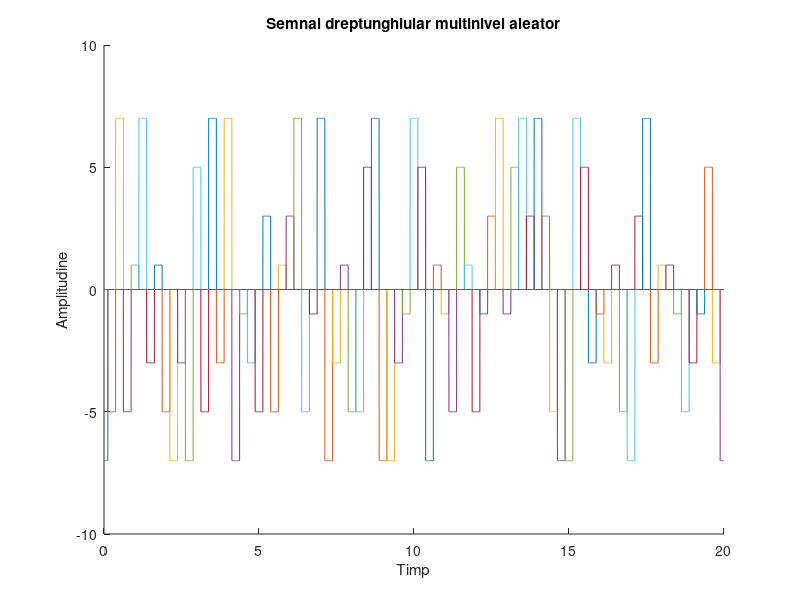

This chart was generated by the following MATLAB code:
figure(10)
hold on             % reţine graficul curent şi adaugă în aceeaşi fereastră grafică următoarele reprezentări grafice
title('Semnal dreptunghiular multinivel aleator');
xlabel('Timp');
ylabel('Amplitudine');
nivel = [-7 -5 -3 -1 1 3 5 7 ];
t= 0:0.002:20;      %rezolutia temporara de 2 ms. Daca dorim sa avem rezolutia temporara de 20 ms, respectiv 200 ms vom modifica t-ul astfel: t= 0:0.02:20, respectiv t= 0:0.2:20 
for n=0:0.25:40
    y = datasample(nivel, 1);           %cu functia datasample obtinem observatii despre vectorul niv
    plot(t, y*rectpuls(t-n, 0.25))      %functia rectpuls genereaza un impuls unitate dreptunghiular de durata 1/4
end
